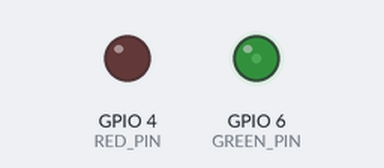
The sketch below on a simulated Seeed XIAO ESP32-C3. Parts: output pins drawn as LEDs (lit = HIGH).

Above: at 0.3 s.
Timing chart, 0 to 1.8 s (numbered marks = the images above):
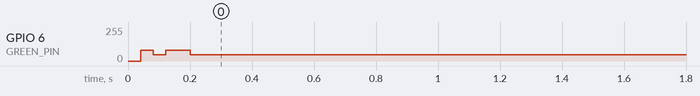

Measured:
- by itself, GPIO 6 (GREEN_PIN): 0/255 → 82/255 at 0.04 s, → 46/255 0.16 s later

The sketch:

RoEmotionTransmitter.ino
```cpp
// Board: Seeed Studio XIAO ESP32C3. Active-high green LED on D4; red on D2.
// Default preserves the ORIGINAL steady-state green waveform for the bundled model.
#define USER_ID 1
#define CANONICAL_LABEL_PATTERN 0

static_assert(USER_ID >= 1 && USER_ID <= 3, "USER_ID must be 1, 2, or 3");
constexpr unsigned int SYMBOL_US = 166;
constexpr int RED_PIN = D2;
constexpr int GREEN_PIN = D4;
const char* legacyPatterns[] = {"01010", "01110", "00110"};
const char* canonicalPatterns[] = {"10101", "01110", "00110"};

void setup() {
  pinMode(RED_PIN, OUTPUT);
  pinMode(GREEN_PIN, OUTPUT);
  digitalWrite(RED_PIN, LOW);
  digitalWrite(GREEN_PIN, LOW);
}

void loop() {
  const char* pattern = CANONICAL_LABEL_PATTERN
      ? canonicalPatterns[USER_ID - 1] : legacyPatterns[USER_ID - 1];
  for (int symbol = 0; symbol < 5; ++symbol) {
    digitalWrite(GREEN_PIN, pattern[symbol] == '1' ? HIGH : LOW);
    delayMicroseconds(SYMBOL_US);
  }
}
```
